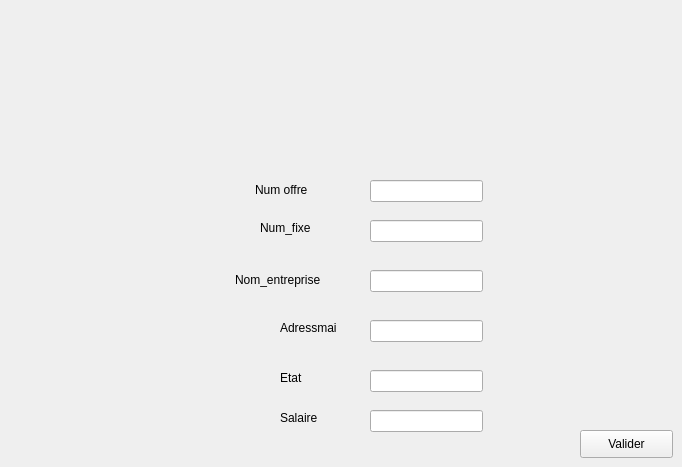
    <widget class="QWidget" name="page_8">
     <widget class="QLabel" name="label_35">
      <property name="geometry">
       <rect>
        <x>280</x>
        <y>410</y>
        <width>56</width>
        <height>16</height>
       </rect>
      </property>
      <property name="text">
       <string>Salaire</string>
      </property>
     </widget>
     <widget class="QLineEdit" name="le_numoffre_dhia">
      <property name="geometry">
       <rect>
        <x>370</x>
        <y>180</y>
        <width>113</width>
        <height>22</height>
       </rect>
      </property>
     </widget>
     <widget class="QLabel" name="label_36">
      <property name="geometry">
       <rect>
        <x>280</x>
        <y>370</y>
        <width>56</width>
        <height>16</height>
       </rect>
      </property>
      <property name="text">
       <string>Etat</string>
      </property>
     </widget>
     <widget class="QLineEdit" name="le_etatoffre">
      <property name="geometry">
       <rect>
        <x>370</x>
        <y>370</y>
        <width>113</width>
        <height>22</height>
       </rect>
      </property>
     </widget>
     <widget class="QLabel" name="label_37">
      <property name="geometry">
       <rect>
        <x>260</x>
        <y>220</y>
        <width>56</width>
        <height>16</height>
       </rect>
      </property>
      <property name="text">
       <string>Num_fixe</string>
      </property>
     </widget>
     <widget class="QLineEdit" name="le_nom_dhia">
      <property name="geometry">
       <rect>
        <x>370</x>
        <y>270</y>
        <width>113</width>
        <height>22</height>
       </rect>
      </property>
     </widget>
     <widget class="QLabel" name="label_38">
      <property name="geometry">
       <rect>
        <x>255</x>
        <y>180</y>
        <width>81</width>
        <height>20</height>
       </rect>
      </property>
      <property name="text">
       <string>Num offre</string>
      </property>
     </widget>
     <widget class="QLineEdit" name="le_num_dhia">
      <property name="geometry">
       <rect>
        <x>370</x>
        <y>220</y>
        <width>113</width>
        <height>22</height>
       </rect>
      </property>
     </widget>
     <widget class="QLabel" name="label_39">
      <property name="geometry">
       <rect>
        <x>235</x>
        <y>270</y>
        <width>101</width>
        <height>20</height>
       </rect>
      </property>
      <property name="text">
       <string>Nom_entreprise</string>
      </property>
     </widget>
     <widget class="QLabel" name="label_40">
      <property name="geometry">
       <rect>
        <x>280</x>
        <y>320</y>
        <width>56</width>
        <height>16</height>
       </rect>
      </property>
      <property name="text">
       <string>Adressmail</string>
      </property>
     </widget>
     <widget class="QLineEdit" name="le_adress_dhia">
      <property name="geometry">
       <rect>
        <x>370</x>
        <y>320</y>
        <width>113</width>
        <height>22</height>
       </rect>
      </property>
     </widget>
     <widget class="QLineEdit" name="le_salaire">
      <property name="geometry">
       <rect>
        <x>370</x>
        <y>410</y>
        <width>113</width>
        <height>22</height>
       </rect>
      </property>
     </widget>
     <widget class="QPushButton" name="Valider_ajout_offre">
      <property name="geometry">
       <rect>
        <x>580</x>
        <y>430</y>
        <width>93</width>
        <height>28</height>
       </rect>
      </property>
      <property name="text">
       <string>Valider</string>
      </property>
     </widget>
    </widget>
